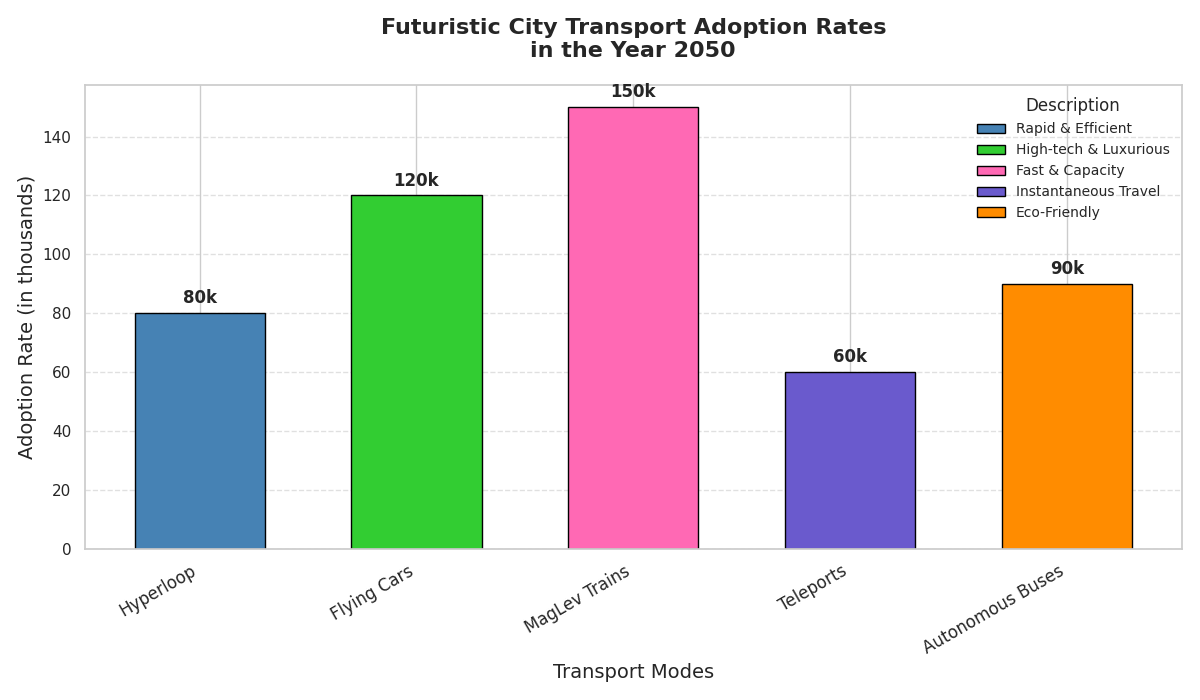

Reproduce this figure in Python.
import matplotlib.pyplot as plt
import numpy as np

# Data for the transport modes and adoption rates
transport_modes = ['Hyperloop', 'Flying Cars', 'MagLev Trains', 'Teleports', 'Autonomous Buses']
adoption_rates = np.array([80, 120, 150, 60, 90])

# Shuffled colors corresponding to each transport mode
colors = ['#4682b4', '#32cd32', '#ff69b4', '#6a5acd', '#ff8c00']

# Positions of the bars on the x-axis
x_positions = np.arange(len(transport_modes))

# Plot the bar chart
fig, ax = plt.subplots(figsize=(12, 7))
bars = ax.bar(x_positions, adoption_rates, color=colors, edgecolor='black', width=0.6)

# Adding titles and labels
ax.set_title('Futuristic City Transport Adoption Rates\nin the Year 2050', fontsize=16, fontweight='bold', pad=20)
ax.set_xlabel('Transport Modes', fontsize=14)
ax.set_ylabel('Adoption Rate (in thousands)', fontsize=14)

# Assign the x-ticks and labels
ax.set_xticks(x_positions)
ax.set_xticklabels(transport_modes, fontsize=12, rotation=30, ha='right')

# Annotating the bars with their respective values
for bar in bars:
    yval = bar.get_height()
    ax.text(bar.get_x() + bar.get_width()/2, yval + 2, f'{yval}k', ha='center', va='bottom', fontsize=12, fontweight='bold')

# Adding gridlines for better readability
ax.yaxis.grid(True, linestyle='--', alpha=0.6)

# Adding a legend
legend_labels = ['Rapid & Efficient', 'High-tech & Luxurious', 'Fast & Capacity', 'Instantaneous Travel', 'Eco-Friendly']
ax.legend(bars, legend_labels, title='Description', title_fontsize='12', loc='upper right', fontsize=10, frameon=False)

# Automatically adjust layout
plt.tight_layout()

# Display the plot
plt.show()
